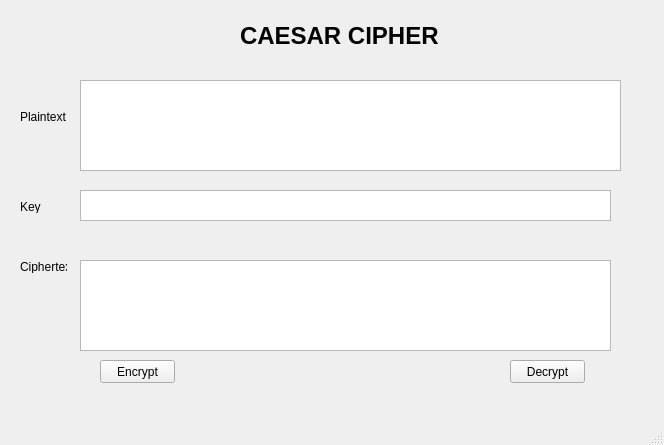
<?xml version="1.0" encoding="UTF-8"?>
<ui version="4.0">
 <class>MainWindow</class>
 <widget class="QMainWindow" name="MainWindow">
  <property name="geometry">
   <rect>
    <x>0</x>
    <y>0</y>
    <width>664</width>
    <height>445</height>
   </rect>
  </property>
  <property name="windowTitle">
   <string>MainWindow</string>
  </property>
  <widget class="QWidget" name="centralwidget">
   <widget class="QLabel" name="label">
    <property name="geometry">
     <rect>
      <x>240</x>
      <y>20</y>
      <width>251</width>
      <height>31</height>
     </rect>
    </property>
    <property name="font">
     <font>
      <pointsize>18</pointsize>
      <weight>75</weight>
      <bold>true</bold>
     </font>
    </property>
    <property name="text">
     <string>CAESAR CIPHER</string>
    </property>
   </widget>
   <widget class="QPlainTextEdit" name="txt_plain_text">
    <property name="geometry">
     <rect>
      <x>80</x>
      <y>80</y>
      <width>541</width>
      <height>91</height>
     </rect>
    </property>
   </widget>
   <widget class="QLabel" name="label_2">
    <property name="geometry">
     <rect>
      <x>20</x>
      <y>110</y>
      <width>47</width>
      <height>13</height>
     </rect>
    </property>
    <property name="text">
     <string>Plaintext</string>
    </property>
   </widget>
   <widget class="QLabel" name="label_3">
    <property name="geometry">
     <rect>
      <x>20</x>
      <y>200</y>
      <width>47</width>
      <height>13</height>
     </rect>
    </property>
    <property name="text">
     <string>Key</string>
    </property>
   </widget>
   <widget class="QTextEdit" name="txt_key">
    <property name="geometry">
     <rect>
      <x>80</x>
      <y>190</y>
      <width>531</width>
      <height>31</height>
     </rect>
    </property>
   </widget>
   <widget class="QLabel" name="label_4">
    <property name="geometry">
     <rect>
      <x>20</x>
      <y>260</y>
      <width>47</width>
      <height>13</height>
     </rect>
    </property>
    <property name="text">
     <string>Ciphertext</string>
    </property>
   </widget>
   <widget class="QPlainTextEdit" name="txt_cipher_text">
    <property name="geometry">
     <rect>
      <x>80</x>
      <y>260</y>
      <width>531</width>
      <height>91</height>
     </rect>
    </property>
   </widget>
   <widget class="QPushButton" name="btn_encrypt">
    <property name="geometry">
     <rect>
      <x>100</x>
      <y>360</y>
      <width>75</width>
      <height>23</height>
     </rect>
    </property>
    <property name="text">
     <string>Encrypt</string>
    </property>
   </widget>
   <widget class="QPushButton" name="btn_decrypt">
    <property name="geometry">
     <rect>
      <x>510</x>
      <y>360</y>
      <width>75</width>
      <height>23</height>
     </rect>
    </property>
    <property name="text">
     <string>Decrypt</string>
    </property>
   </widget>
  </widget>
  <widget class="QMenuBar" name="menubar">
   <property name="geometry">
    <rect>
     <x>0</x>
     <y>0</y>
     <width>664</width>
     <height>26</height>
    </rect>
   </property>
  </widget>
  <widget class="QStatusBar" name="statusbar"/>
 </widget>
 <resources/>
 <connections/>
</ui>
